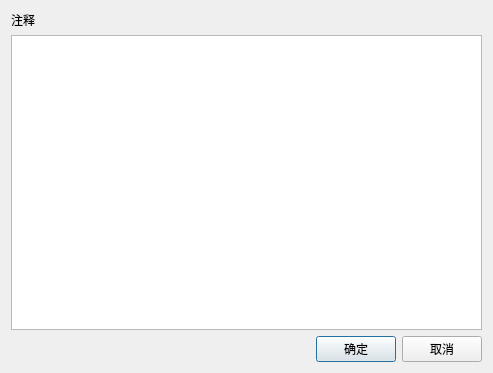
<?xml version="1.0" encoding="UTF-8"?>
<ui version="4.0">
 <class>JZNodeGroupEditDialog</class>
 <widget class="QDialog" name="JZNodeGroupEditDialog">
  <property name="geometry">
   <rect>
    <x>0</x>
    <y>0</y>
    <width>493</width>
    <height>373</height>
   </rect>
  </property>
  <property name="windowTitle">
   <string>FuctionEditDialog</string>
  </property>
  <layout class="QVBoxLayout" name="verticalLayout">
   <item>
    <widget class="QWidget" name="widget_2" native="true">
     <layout class="QVBoxLayout" name="verticalLayout_4">
      <property name="leftMargin">
       <number>0</number>
      </property>
      <property name="topMargin">
       <number>0</number>
      </property>
      <property name="rightMargin">
       <number>0</number>
      </property>
      <property name="bottomMargin">
       <number>0</number>
      </property>
      <item>
       <widget class="QLabel" name="label">
        <property name="text">
         <string>注释</string>
        </property>
       </widget>
      </item>
      <item>
       <widget class="QTextEdit" name="textEdit"/>
      </item>
     </layout>
    </widget>
   </item>
   <item>
    <widget class="QWidget" name="widget_3" native="true">
     <layout class="QHBoxLayout" name="horizontalLayout_2">
      <property name="leftMargin">
       <number>0</number>
      </property>
      <property name="topMargin">
       <number>0</number>
      </property>
      <property name="rightMargin">
       <number>0</number>
      </property>
      <property name="bottomMargin">
       <number>0</number>
      </property>
      <item>
       <spacer name="horizontalSpacer_2">
        <property name="orientation">
         <enum>Qt::Horizontal</enum>
        </property>
        <property name="sizeHint" stdset="0">
         <size>
          <width>296</width>
          <height>20</height>
         </size>
        </property>
       </spacer>
      </item>
      <item>
       <widget class="QPushButton" name="btnOk">
        <property name="text">
         <string>确定</string>
        </property>
        <property name="autoDefault">
         <bool>true</bool>
        </property>
        <property name="default">
         <bool>true</bool>
        </property>
       </widget>
      </item>
      <item>
       <widget class="QPushButton" name="btnCancel">
        <property name="text">
         <string>取消</string>
        </property>
        <property name="autoDefault">
         <bool>false</bool>
        </property>
       </widget>
      </item>
     </layout>
    </widget>
   </item>
  </layout>
 </widget>
 <layoutdefault spacing="6" margin="11"/>
 <resources>
  <include location="../../JZNodeEditor.qrc"/>
 </resources>
 <connections/>
</ui>
